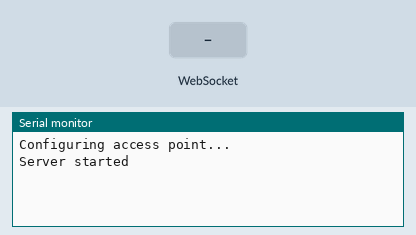
Recording of a program running on a simulated ESP32-S3. Shown: the last lines printed to the serial monitor. The test bench sets the inputs (shaded band).

Above: at 1.2 s.
1.3 s: WebSocket text "1" received
At 1.8 s:
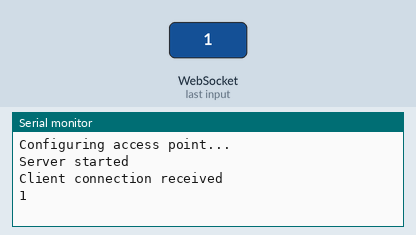
2.8 s: WebSocket text "0" received
At 4.2 s:
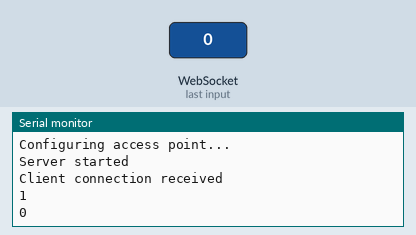

Measured:
- after the input at 1.3 s, the serial monitor: prints a new line at once (image 1)
- after the input at 2.8 s, the serial monitor: prints a new line at once (image 2)

The program:

main.cpp
```cpp
#include <Arduino.h>
#include <WiFi.h>
#include <WiFiAP.h>
#include "ESPAsyncWebServer.h"
// WiFiAPClass WiFiAP;
AsyncWebServer server(1234);
AsyncWebSocket ws("/");
// Set these to your desired credentials.
const char *ssid = "kun";
const char *password = "0123456789";

uint8_t x=31;
IPAddress local_IP(192, 168, x, 1);
IPAddress gateway(192, 168, x, 1);
IPAddress subnet(255, 255, 255, 0);

// void WiFiEvent(WiFiEvent_t event)
// {
//     switch(event) {
//       case SYSTEM_EVENT_STA_GOT_IP:
//           Serial.println("Station Connected to AP and assigned IP!");
//           break;
//       case SYSTEM_EVENT_STA_DISCONNECTED:
//           Serial.println("Station Disconnected from AP");
//           break;
//       default: break;
//   }
// }
void WiFiEvent(WiFiEvent_t event){
  Serial.printf("[WiFi-event] event: %d\n", event);
    switch(event) {
      case ARDUINO_EVENT_WIFI_AP_STACONNECTED:
          Serial.println("Station connected to AP");
          break;
      case ARDUINO_EVENT_WIFI_AP_STADISCONNECTED:
          Serial.println("Station disconnected from AP");
          break;
      default: break;
  }
}
void onWsEvent(AsyncWebSocket * server, AsyncWebSocketClient * client, AwsEventType type, void * arg, uint8_t *data, size_t len){
  if(type == WS_EVT_CONNECT){
    Serial.println("Client connection received");
  } else if(type == WS_EVT_DISCONNECT){
    ws.cleanupClients();
    Serial.println("Client disconnected");
  } else if(type == WS_EVT_DATA){
    // Get the incoming data string
    String msg = "";
    for(int i=0; i<len; i++) {
      msg += (char)data[i];
    }
    // Print it to serial monitor
    Serial.println(msg);
  }
}
void setup() {
  Serial.begin(115200);
  Serial.println();
  Serial.println("Configuring access point...");

  // You can remove the password parameter if you want the AP to be open.
  WiFi.softAPConfig(local_IP,gateway,subnet);
  WiFi.softAP(ssid, password);

  WiFi.onEvent(WiFiEvent);

  ws.onEvent(onWsEvent);
  server.addHandler(&ws);
  // Start server
  server.begin();

  Serial.println("Server started");
}

void loop() {
   // Clean up clients

  // Check if there are any new clients
  if(Serial.available()){
    String text = Serial.readString();
    text.trim(); //remove trailing whitespace
    //broadcast to all connected clients
    ws.textAll(text);
  }
}
```
